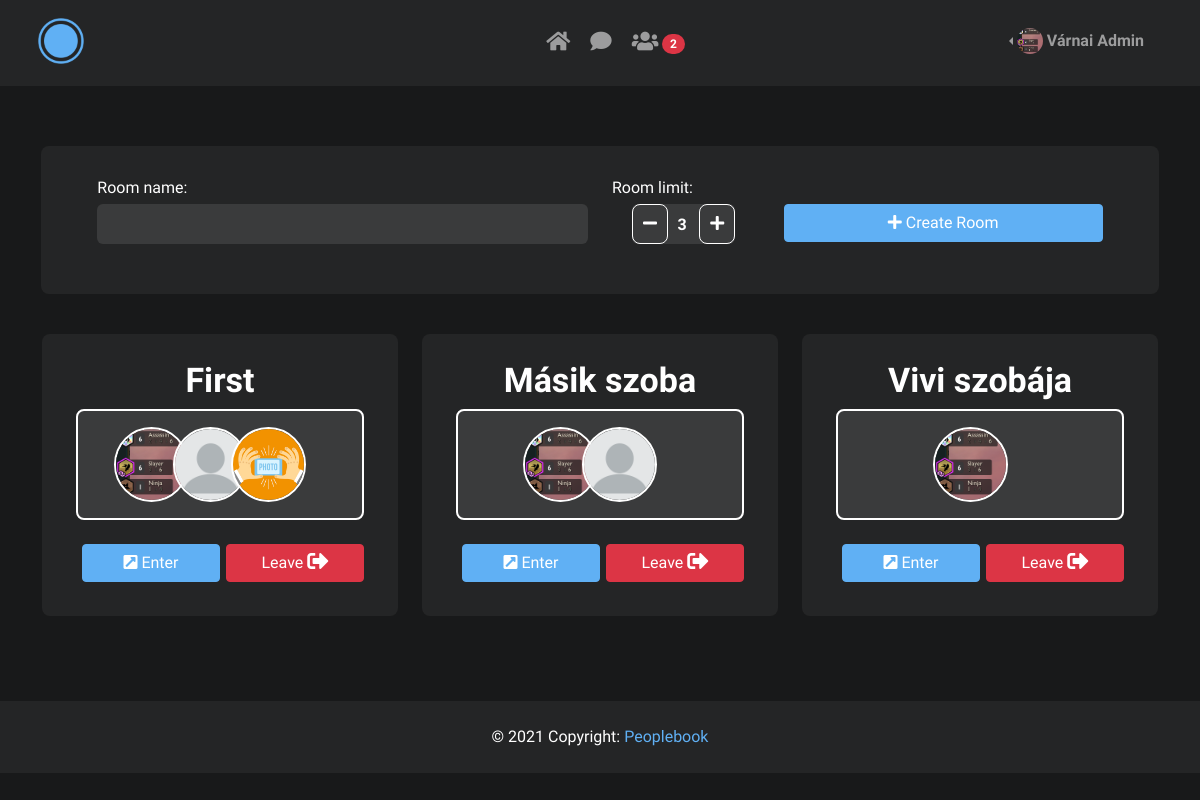
The page /chat/ (signed in) on the database as committed earlier.
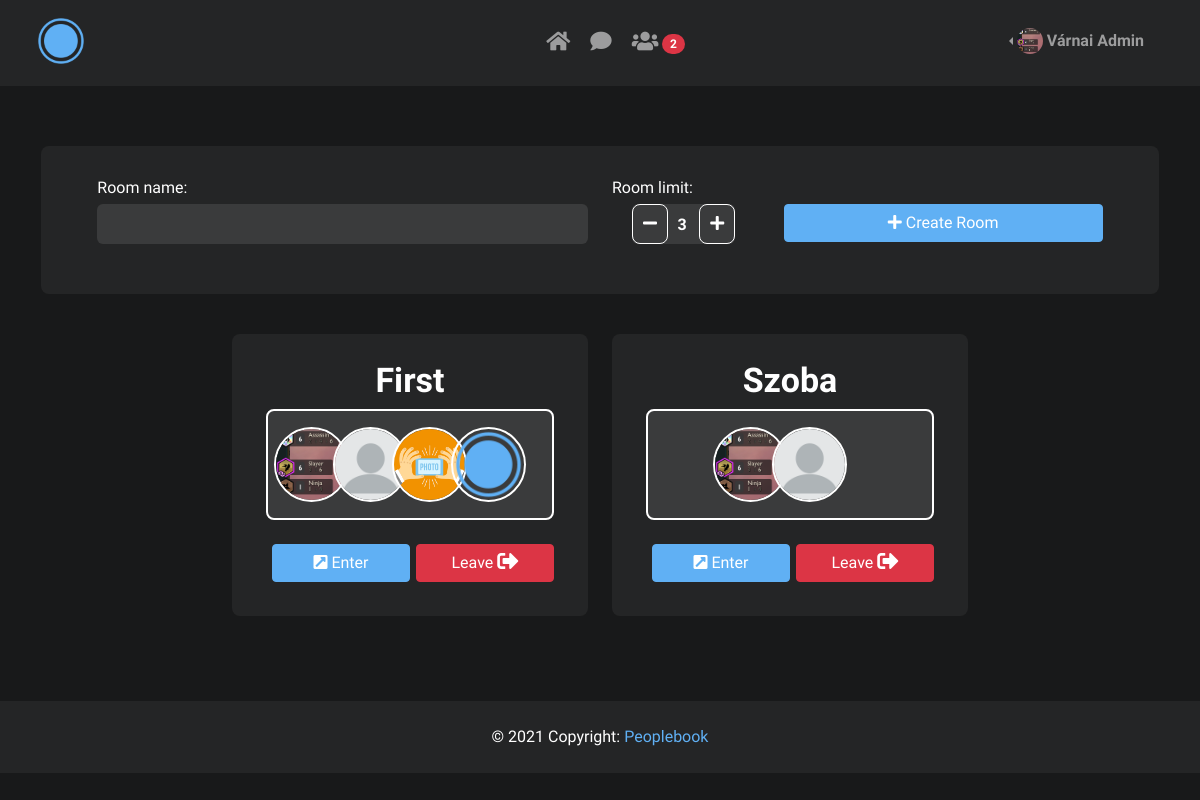
The same page on the database as committed later.
### blog/models.py (models this page shows, shortened)
class Profile(models.Model):
    GENDER_CHOICES = (
        ('Male', "Male"),
        ('Female', "Female"),
        ('Prefer not to say', "Prefer not to say"),
    )
    COUNTRY_CHOICES = (
        ('Hungary', "Hungary"),
        ('United States', "United States"),
    )
    user = models.OneToOneField(User, default=None, null=True, on_delete=models.CASCADE)
    bio = models.TextField(blank=True, null=True)
    birth_date = models.DateField(blank=True, null=True)
    gender = models.CharField(max_length=50, choices=GENDER_CHOICES, blank=True, null=True)
    country = models.CharField(max_length=50, choices=COUNTRY_CHOICES, blank=True, null=True)
    image = models.ImageField(upload_to="static/pics/profile_pics/", blank=True, null=True)
    background = models.ImageField(upload_to="static/pics/bg_pics/", blank=True)

class Room(models.Model):
    users = models.ManyToManyField(User, default=None)
    title = models.CharField(max_length=250, default=None)
    limit = models.IntegerField(null=True, blank=True)
    def __str__(self):
        return self.title

### blog/views.py (the view)
# urls.py: path('chat/', views.Chat_view, name='chat'),
@login_required
def Chat_view(request):
    context = {}
    if request.method == "POST":
        if "create_room" in request.POST:
            try:
                x = Room.objects.get(title=request.POST["title"])
            except Room.DoesNotExist:
                x = None
            if x != None:
                messages.error(request, "There are already a chat room with the given name!")
                return redirect(request.path_info)
            room = Room(title=request.POST["title"], limit=request.POST["limit"])
            room.save()
            room.users.add(request.user.id)
        elif "leave_room" in request.POST:
            room = Room.objects.get(id=request.POST["room_id"])
            room.users.remove(request.user.id)
            if room.users.count() == 0:
                room.delete()
        elif "enter_room" in request.POST:
            room = Room.objects.get(id=request.POST["room_id"])
            room.users.add(request.user.id)
    else:
        pass
    rooms = Room.objects.all().order_by("title")
    context = {
        "title": "Chat Rooms",
        "rooms": rooms,
    }
    return render(request, "blog/chat.html", context)

### blog/templates/blog/chat.html (shortened to what this page needs)
{% extends "blog/base.html" %}
{% load static %}
{% block head %}
    <link rel="stylesheet" href="{% static 'css/chat.css' %}" type="text/css">
    <link rel="stylesheet" href="{% static 'css/form.css' %}" type="text/css">
{% endblock %}
{% block content %}
    <div class="container">
        <div class="row justify-content-center">
            <div class="room-create">
                <form action="" method="POST">
                    <div class="row">
                        <div class="col-xxl-6 col-xl-6 col-md-5 col-sm-4 col-xs-4">
                            <p>Room name:</p>
                            <input type="text" name="title" class="input title">
                        </div>
                        <div class="col-xxl-2 col-xl-2 col-md-3 col-sm-4 col-xs-4">
                            <p>Room limit:</p>
                            <div class="limit-wrapper">
                                <input type="number" name="limit" class="input number" value="3" max="10" min="2">
                                <button type="button" onclick="limitAdd()" class="plus"><i class="fas fa-plus"></i></button>
                                <button type="button" onclick="limitRemove()" class="minus"><i class="fas fa-minus"></i></button>
                            </div>
                        </div>
                        <div class="col-4">
                            <button type="submit" class="btn btn-primary createRoom" name="create_room"><i class="fas fa-plus"></i> Create Room</button>
                        </div>
                    </div>
                </form>
            </div>
            {% for room in rooms %}
                <div class="col-4">
                    <div class="card room-card">
                        <div class="card-header">
                            <h1>{{ room.title }}</h1>
                            <div class="room-pics">
                                {% for user in room.users.all %}
                                    <img src="/{{ user.profile.image }}" height="75" width="75" class="rounded-circle {% if room.users.count != "0" and room.users.count != "1" %}nemNulla{% endif %}">
                                {% endfor %}
                            </div>
                        </div>
                        <div class="card-body">
                            {% if request.user in room.users.all %}
                                <div class="d-flex">
                                    <form action="{% url 'chat_room' room %}" id="leftForm{{ forloop.counter }}" class="rightForm">
                                        <button type="submit" class="btn btn-primary"><i class="fas fa-external-link-square-alt"></i> Enter</button>
                                    </form>
                                    <form action="" method="POST" id="rightForm{{ forloop.counter }}" class="rightForm">
                                        <button type="submit" class="btn btn-danger" name="leave_room">Leave <i class="fas fa-sign-out-alt fa-lg"></i></button>
                                    </form>
                                </div>
                            {% else %}
                                <form action="" method="POST">
                                    {% csrf_token %}
                                    <input type="hidden" name="room_id" value="{{ room.id }}">
                                    <button type="submit" class="btn btn-primary" name="enter_room"><i class="fas fa-sign-in-alt fa-lg"></i> Join</button>
                                </form>
                            {% endif %}
                        </div>
                    </div>
                </div>
            {% empty %}
                <p>There are 0 chat rooms</p>
            {% endfor %}
        </div>
    </div>
{% endblock %}

### blog/templates/blog/base.html (shortened to what this page needs)
{% load static %}
<!DOCTYPE HTML>
<html lang="en">
    <head>
        <link rel="stylesheet" href="https://use.fontawesome.com/releases/v5.15.2/css/all.css">
        <link rel="stylesheet" type="text/css" href="{% static 'css/bootstrap.css' %}">
        {% block head %}
        {% endblock %}
        <link rel="stylesheet" href="{% static 'css/base.css' %}" type="text/css">
    </head>
    <body>
        {% include "blog/navbar.html" %}
        <main role="main">
            {% block content %}
            {% endblock %}
        </main>
        {% include "blog/footer.html" %}
    </body>
</html>

### blog/templates/blog/navbar.html (shortened to what this page needs)
{% load static %}
<nav class="navbar navbar-expand-lg navbar-dark" id="navBar">
  <div class="container-fluid justify-content-between custom-nav">
    <div class="d-flex">
      <a class="navbar-brand me-2 mb-1 d-flex align-items-center" href="{% url 'home' %}">
        <img src="{% static 'pics/small_logo.png' %}" alt="Logo" id="navLogo">
      </a>
    </div>
    <ul class="navbar-nav flex-row justify-content-center d-none d-lg-flex">
        <li class="nav-item me-3 me-lg-1">
          <a class="nav-link" href="{% url 'home' %}" title="Home">
            <span><i class="fas fa-home fa-lg"></i></span>
          </a>
        </li>
        <li class="nav-item me-3 me-lg-1">
          <a href="{% url 'chat' %}" class="nav-link" title="Chat">
            <span><i class="fas fa-comment fa-lg"></i></span>
          </a>
        </li>
        <li class="nav-item me-3 me-lg-1">
          <a class="nav-link" href="{% url 'friends' %}" title="Friends">
            <span><i class="fas fa-users fa-lg"></i></span>
            <span class="badge rounded-pill badge-notification bg-danger">2</span>
          </a>
        </li>
    </ul>
    {% if request.user.is_authenticated %}
    <ul class="flex-row">
        <div class="dropdown dropstart btn-group">
            <li class="nav-item me-3 me-lg-1" style="list-style-type: none;">
                <a class="nav-link d-sm-flex align-items-sm-center dropdown-toggle" role="button" id="userDropMenu" data-bs-toggle="dropdown" aria-expanded="false">
                  <img src="/{{ request.user.profile.image }}" class="rounded-circle" height="26" alt="ProfilePicture">
                  <strong class="d-none d-sm-block ms-1">{{ request.user.get_full_name }}</strong>
                </a>
            </li>
        </div>
    </ul>
    {% endif %}
  </div>
</nav>

### blog/templates/blog/footer.html
<footer class="text-center text-white">
    <div class="text-center">
        <p class="p-4">© 2021 Copyright: <span style="color: var(--primary-color)">Peoplebook</span></p>
    </div>
</footer>

### static/css/chat.css (style rules this page uses)
h1 { font-size: 34px; font-weight: 600; }
.room-card { border-radius: var(--border-radius); padding: 18px; justify-content: center; align-items: center; align-self: center; text-align: center; }
.btn i { color: white; }
.card-header { width: 100%; height: 100%; border-radius: var(--border-radius); }
.room-pics { padding: 16px; width: 100%; background: var(--light-gray) !important; border-radius: var(--border-radius); border: 2px solid white; }
.room-pics img { border: 2px solid white; }
.nemNulla { margin-left: -20px; }
.col-4 .btn, .card-body { width: 100% !important; }
.room-create { width: 98%; background: var(--gray-2); border-radius: var(--border-radius); margin-bottom: 40px; padding: 30px 0 50px; }
.room-create .input { padding: 10px; }
.room-create form { margin: 0 auto; width: 90%; }
.limit-wrapper { position: relative; width: 70%; }
.col-2 p, .limit-wrapper { margin-left: 20px; }
.room-create p { margin-bottom: 4px; }
.limit-wrapper input { text-align: center; }
.number { color: white !important; padding-left: 22px !important; }
.plus { position: absolute; right: 0; top: 0; height: 100%; }
.minus { position: absolute; left: 0; top: 0; height: 100%; }
.plus, .minus { background: transparent; border: 1px solid white; border-radius: var(--border-radius); outline: none; transition: all .2s; padding-left: 10px; padding-right: 10px; color: white; }
.createRoom { margin-top: 28px; width: 100%; }
.room-card .d-flex button { width: 100% !important; }
.leftForm, .rightForm { width: 100% !important; }
.rightForm { margin-left: 6px; }

### static/css/form.css (style rules this page uses)
.input, #getImg { border: none; font-size: 16px; color: #686868; display: block; width: 100%; height: 40px; border-radius: 4px; padding: 0 30px 0 60px; background: var(--light-gray); border-radius: 6px; font-weight: 700; transition: 0.2s; user-select: none; }

### static/css/base.css (style rules this page uses)
:root { --primary-color: #60b0f4; --gray-1: #18191a; --gray-2: #242526; --light-gray: #3a3b3c; --error-color: #e85e6c; --success-color: #5ee883; --border: 2px solid rgba(0,0,0,.125); --border-radius: 8px; }
body { color: white; font-family: 'Quicksand', sans-serif; box-sizing: border-box; }
#navBar, footer { background: #242526; }
#navBar a { font-size: 16px; }
#navLogo { width: 50px; }
.custom-nav { max-width: 96%; }
.flex-row .dropdown .nav-item .nav-link { color: rgba(255, 255, 255, 0.55); margin-top: 12px; }
.d-lg-flex { width: 100%; margin: 0 auto; margin-left: 180px; text-align: center; }
body { background: var(--gray-1); }
.p-4 { margin-bottom: 0; }
main { margin: 60px 0; }
.card { border-radius: var(--border-radius); background-color: var(--gray-2); border: none; margin-bottom: 25px; }
.card-header { background-color: unset; border: none; }

Rows that differ between the two databases and show on the page:
removed Room: title "Másik szoba"
removed Room: title "Vivi szobája"
added Room: title "Szoba"
